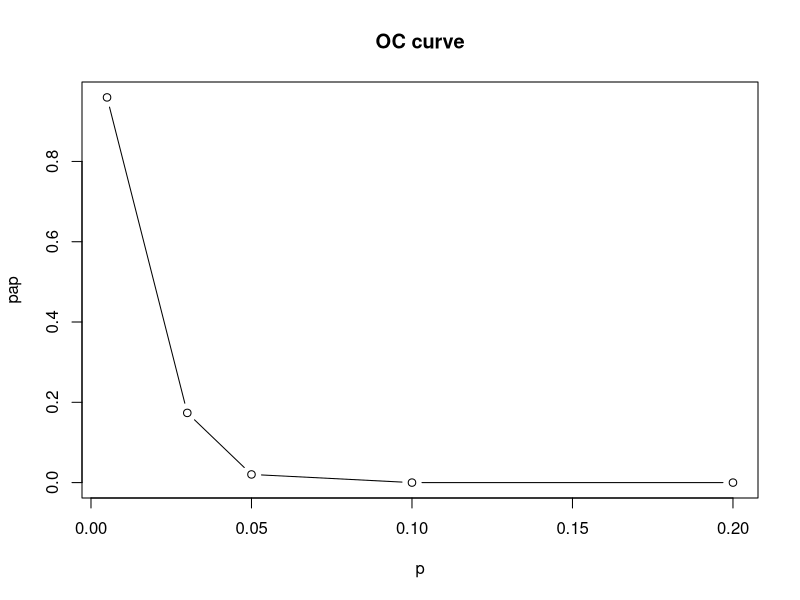
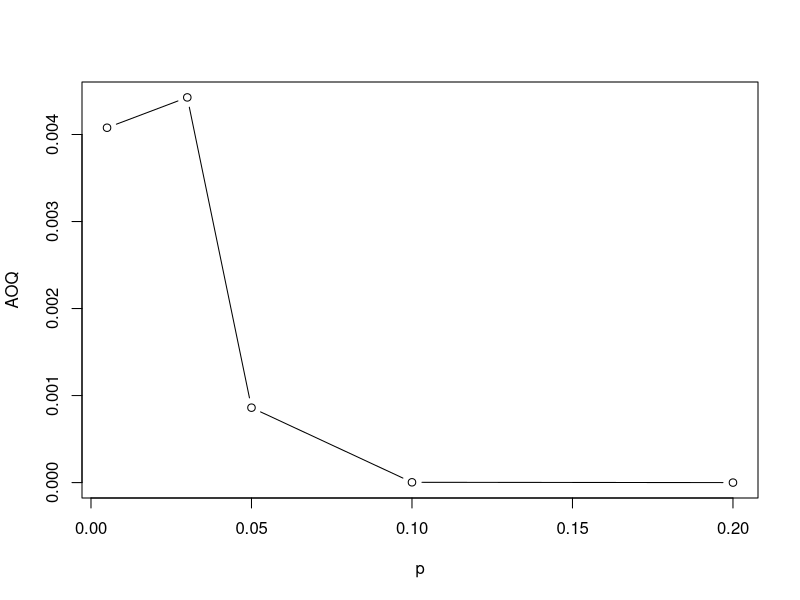
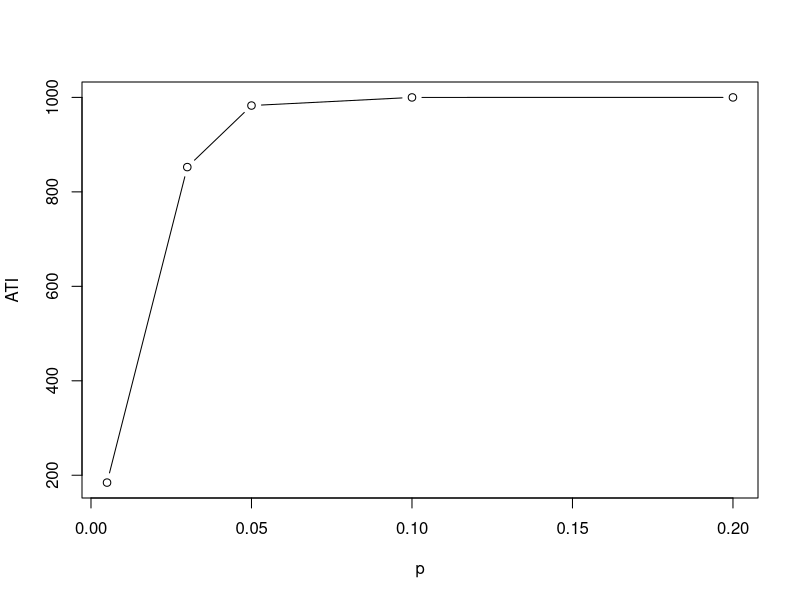
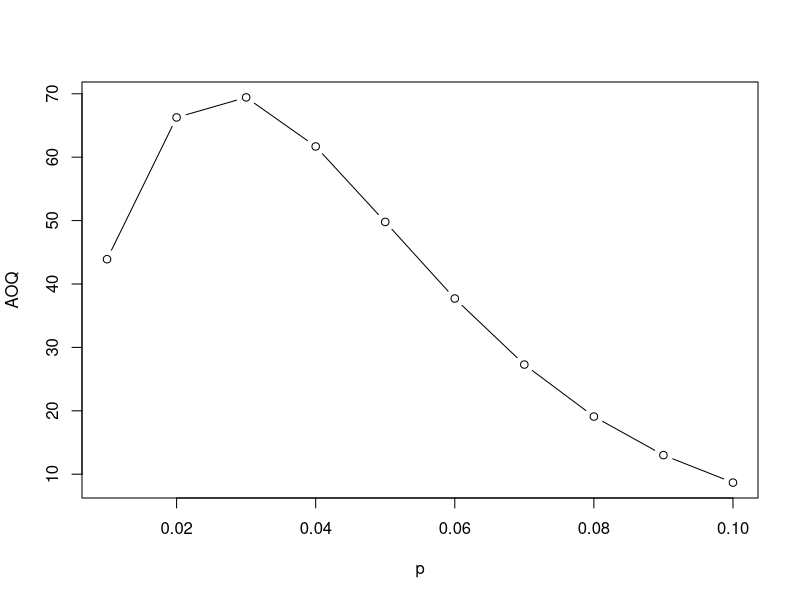
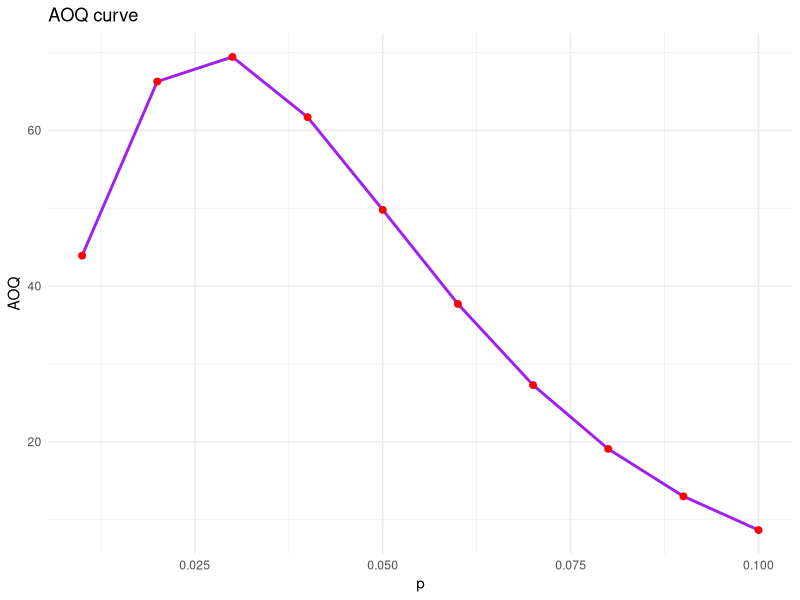
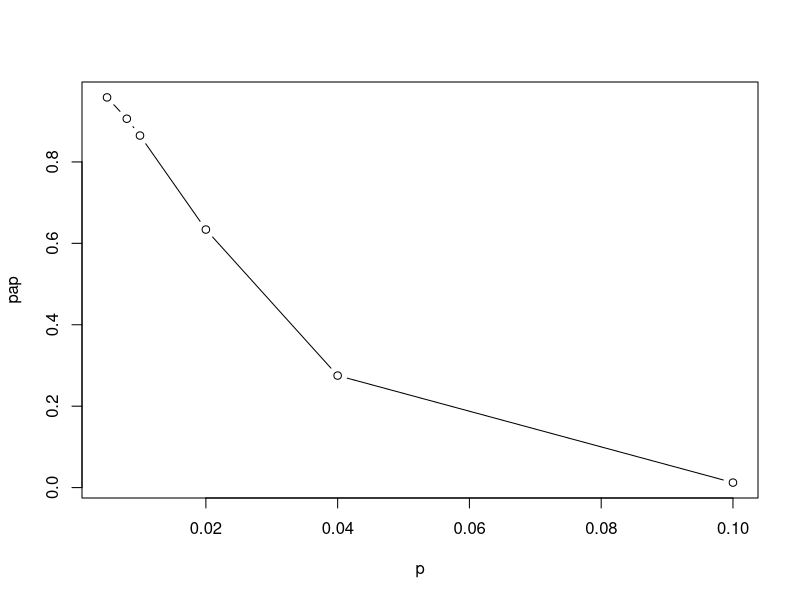
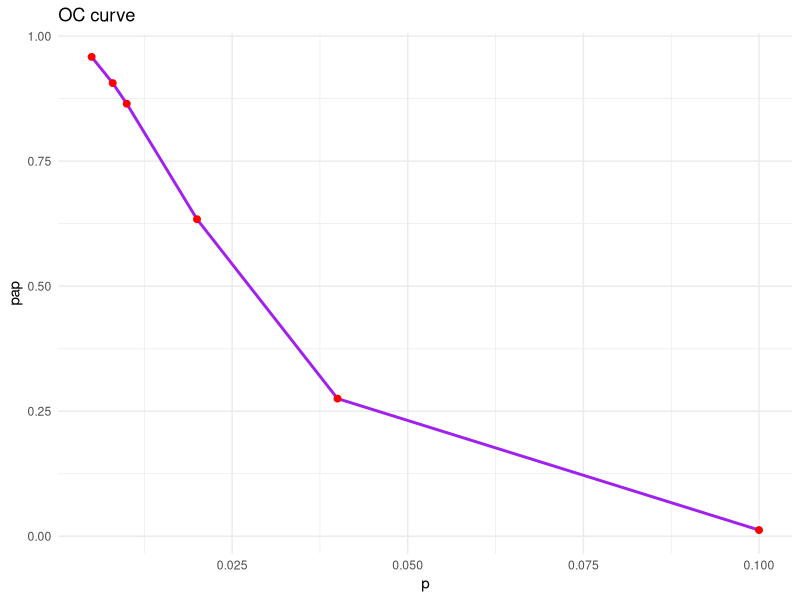
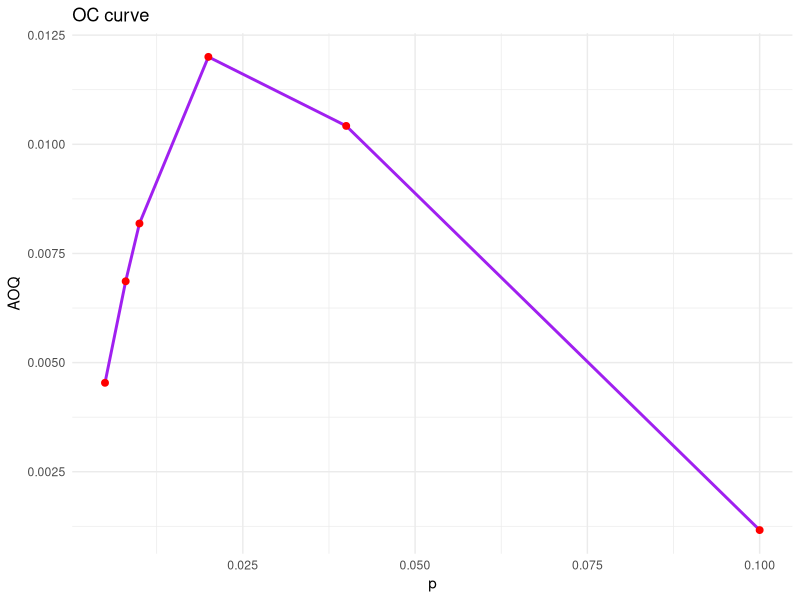

Source code (R) for these figures, in order:
# question 1
N<-1000
n<-150
c<-2
pap_values<- function(p){
  pap<- ppois(c,n*p)
  return(pap)
}
p_values<- c(0.005,0.03,0.05,0.1,0.2)
p<- c()
pap<- c()
AOQ<-c()
ATI<- c()
for(x in p_values){
  p<- rbind(p,x)
  pap<- rbind(pap,round(pap_values(x),4))
  AOQ<- rbind(AOQ, ((N-n)/N)*x*pap_values(x))
  ATI<- rbind(ATI, n*pap_values(x)+N*(1-pap_values(x)))
}
plot(p,pap,main="OC curve",type='b')
plot(p,AOQ,type='b')
plot(p,ATI,type='b')

# question 2
n<- 60
c<- 1
N<- 5000
p<- seq(0.01,0.1,by=0.01)
pa<- ppois(c,n*p)
AOQ<- (N-n/N)*p*pa
AOQL<- max(AOQ)
AOQL
plot(p,AOQ,type='b')
library(ggplot2)
ggplot(data.frame(p,AOQ), aes(x=p, y=AOQ))+
         geom_line(color='purple',size=1)+
         geom_point(color='red',size=2)+
         labs(title = 'AOQ curve', x='p',y='AOQ') + theme_minimal()
         


# question AOQL# question 3
#Producers risk = d = 1-Pa(Pt)
#Consumers risk = p = Pa(Pt)
calculate_risks<- function(n,c,p,pt){
  alpha<- 1-ppois(c,lambda = n*p)
  beta<- ppois(c, lambda = n*pt)
  return(list(alpha=alpha,beta=beta))
}
calculate_risks(20,1,0.005,0.1)
calculate_risks(100,3,0.01,0.2)
calculate_risks(40,2,0.03,0.15)

#question 4
N<-1200
n<-64
c<- 1
pap_values<- function(p){
  pap<- ppois(c,n*p)
  return(pap)
}
p_values<- c(0.005,0.008,0.01,0.02,0.04,0.10)
p<-c()
pap<-c()
AOQ<-c()
ATI<- c()
for(x in p_values){
  p<- rbind(p,x)
  pap<- rbind(pap,round(pap_values(x),4))
  AOQ<- rbind(AOQ,((N-n)/N)*x*pap_values(x))
  ATI<- rbind(ATI, n*pap_values(x)+(1-pap_values(x))*N)
}
plot(p,pap,type='b')
ggplot(data.frame(p,pap),aes(x=p,y=pap))+
  geom_line(color='purple',size=1)+
  geom_point(color='red',size=2) +
  labs(title="OC curve",x="p",y='pap') + theme_minimal()
ggplot(data.frame(p,AOQ),aes(x=p,y=AOQ))+
  geom_line(color='purple',size=1)+
  geom_point(color='red',size=2) +
  labs(title="OC curve",x="p",y='AOQ') + theme_minimal()
ggplot(data.frame(p,ATI),aes(x=p,y=ATI))+
  geom_line(color='purple',size=1)+
  geom_point(color='red',size=2) +
  labs(title="OC curve",x="p",y='ATI') + theme_minimal()

# question 5
n<-15
c<-1
p1<- 0.02
pa1<-pbinom(c,size=n,prob=p1)
alpha<- 1-pa1
p2<- 0.12
pa2<- pbinom(c,size=n,prob=p2)
beta<- pa2
cat("probability of acceptane at 2% defective",pa1)
cat("type 1 error (PR)",alpha)
cat("probability of aaceptance at 12% defective",pa2)
cat("Type 2 error consumer risk",beta) 
